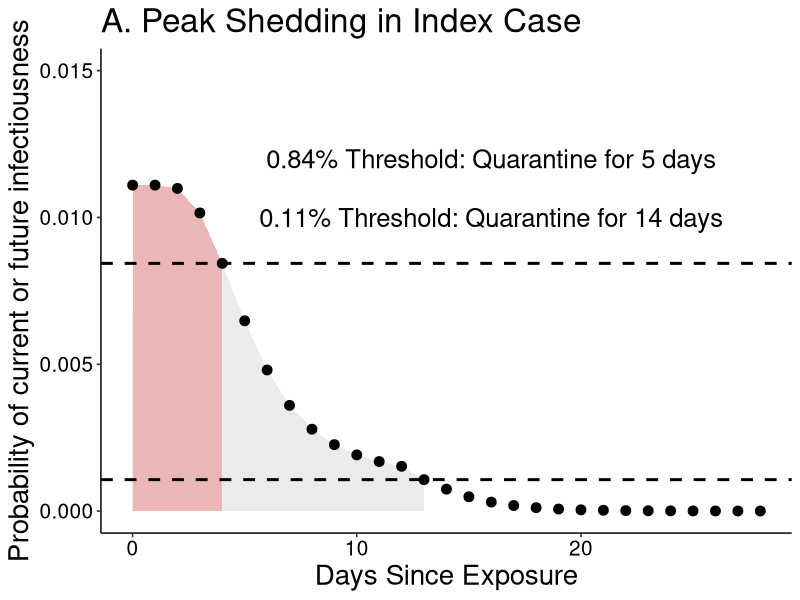
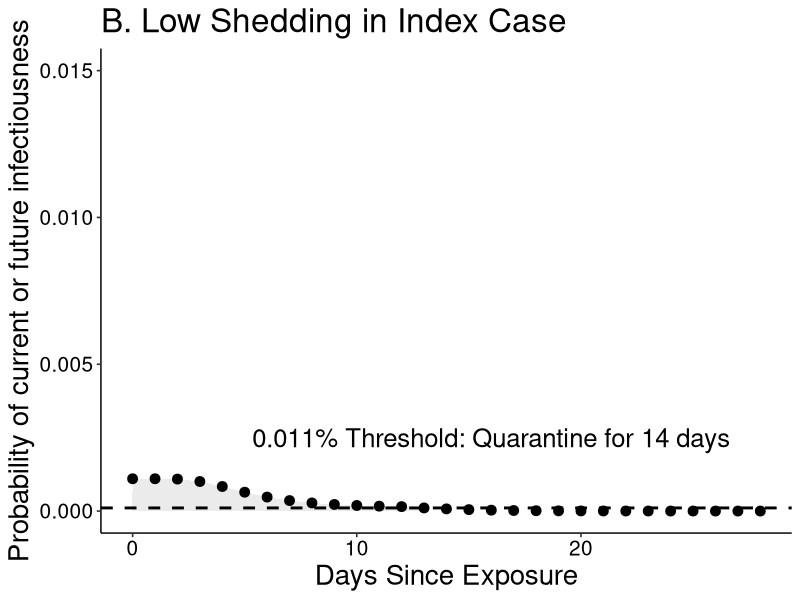
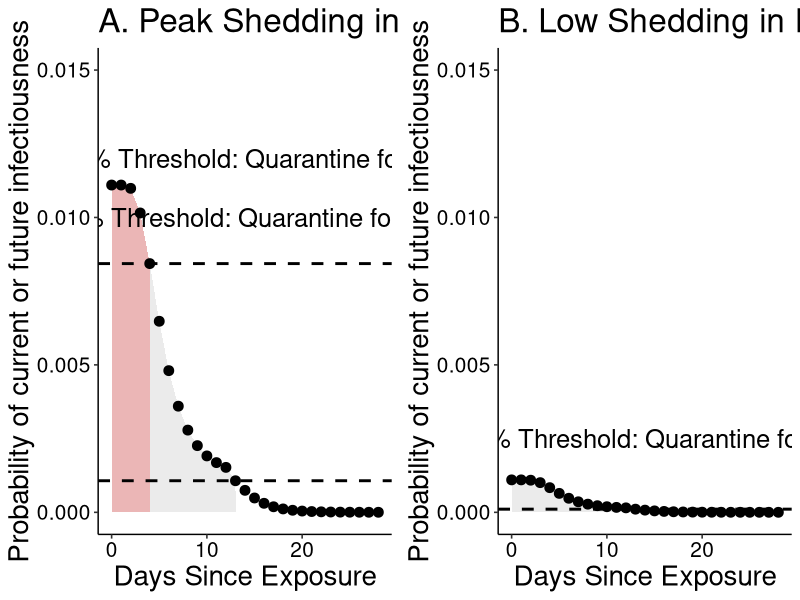
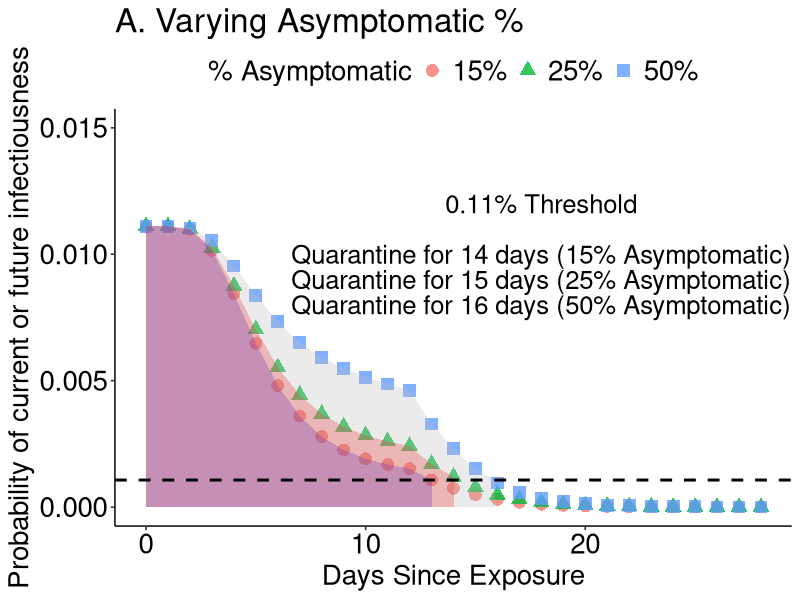
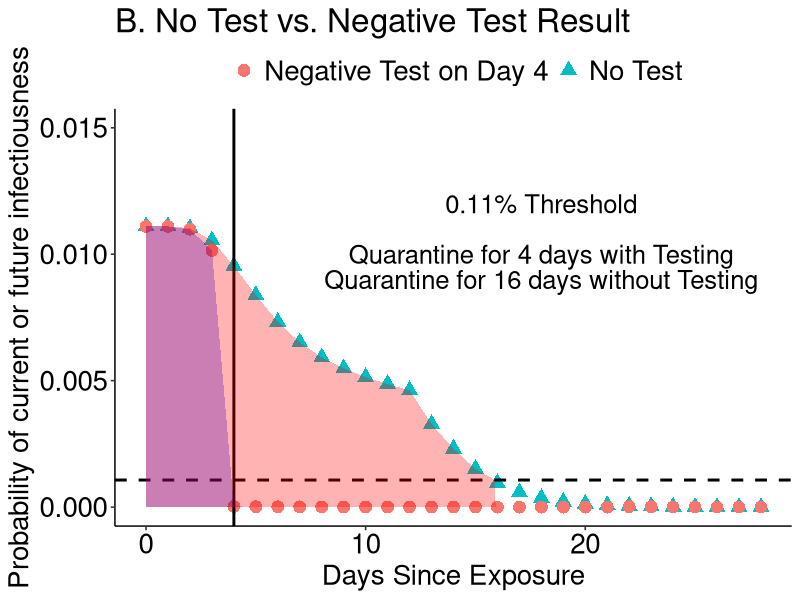
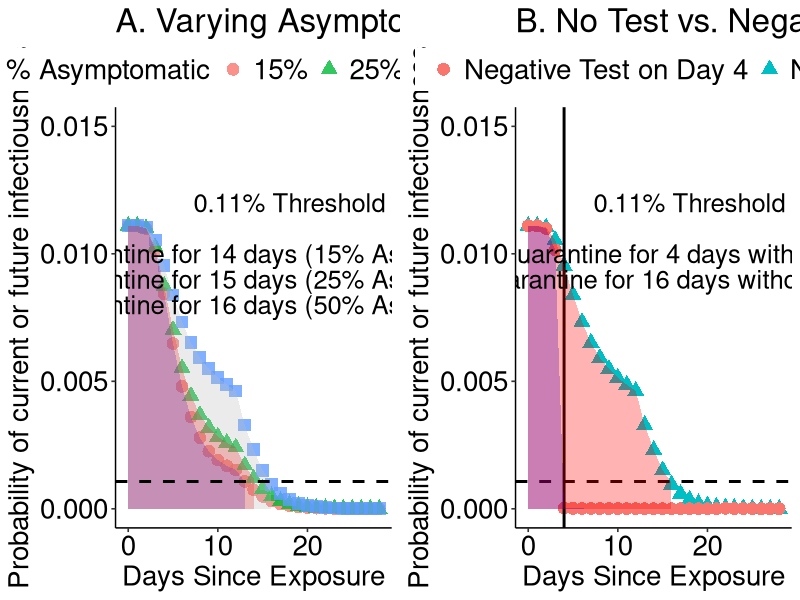

Here is the R script that generated these plots, in order:
#peak shedding in index case

#read in data from logic tables where 1st column
#is the discount on risk of getting sick under ideal testing to find
#asymptomatics as soon as they start shedding and column 2 is the
#probability that asymptomatics have finished shedding (from exposure, shedding
#starts 3 days pre what would be symptom onset)

risk.discount<-read.csv('risk_discount_data.csv')

figure2<-read.csv('figure2_data.csv')


#initial risk

#highest risk individual 15 min close contact
high<-0.0111

#lowest risk individual, 15 min close contact
low<-0.0011

risk.start<-c(high,low)

#fraction expected to be asymptomatic
fraction.asymptomatic<-c(0.15,0.25,0.50)

for (j in 1:length(risk.start)){
  
  for (i in 1:length(fraction.asymptomatic)){
    
    combined.discount<-1-(1-fraction.asymptomatic[i])*(1-risk.discount$discount)-fraction.asymptomatic[i]*risk.discount$asymp
    
    risks<-risk.start[j]*combined.discount
    days<-1:length(risks)
    
    if (i==1 & j==1){
      frame<-data.frame(risks=risks,days=days,risk.start=risk.start[j],fraction.asymptomatic=fraction.asymptomatic[i])
    }else{
      frametemp<-data.frame(risks=risks,days=days,risk.start=risk.start[j],fraction.asymptomatic=fraction.asymptomatic[i])
      frame<-rbind(frame,frametemp)
    }
  }
}

frame$days<-frame$days-1

require(ggplot2)
require(ggpubr)

subframe<-frame[frame$fraction.asymptomatic==0.15,]
subframe$quarantine1<-rep(NA,length(subframe$risks))
subframe$quarantine1<-subframe$risks<=0.01
subframe$quarantine2<-rep(NA,length(subframe$risks))
subframe$quarantine2<-subframe$risks<=0.03

#------------------------------------- figure 1 ------------------------------------------------------------

subframe1<-subframe[subframe$risk.start==high & subframe$days<=4,]
#tempframe<-data.frame(risks=0.001,days=6.85,risk.start=high,fraction.asymptomatic=0.15,quarantine1=FALSE,quarantine2=FALSE)
#subframe1<-rbind(subframe1,tempframe)
subframe3<-subframe[subframe$risk.start==high & subframe$days<=13,]
A<-ggplot(subframe[subframe$risk.start==high,],aes(x=days,y=risks))+
  geom_area(data=subframe1,aes(x = ifelse(days<=4 , days, 0)),fill="red",alpha=0.3)+
  geom_area(data=subframe3,aes(x = ifelse(days<=13 , days, 0)),fill="grey",alpha=0.3)+
  geom_point(size=3)+
  geom_hline(yintercept=8.435669e-03,linetype="dashed",size=1)+
  geom_hline(yintercept=1.070351e-03,linetype="dashed",size=1)+
  scale_colour_discrete(name="Scenario",labels=c("Peak Shedding in Index Case","Low Shedding in Index Case"))+
  scale_x_continuous(name="Days Since Exposure")+
  scale_y_continuous(name="Probability of current or future infectiousness",limits = c(0, 0.015))+
  annotate("text",x=16,y=0.012,label="0.84% Threshold: Quarantine for 5 days",size=6.5)+
  annotate("text",x=16,y=0.010,label="0.11% Threshold: Quarantine for 14 days",size=6.5)+
  theme_pubr()+theme(axis.title.x = element_text(size=20),axis.title.y = element_text(size=20),title = element_text(size=20),
                     axis.text=element_text(size=15))+
  ggtitle("A. Peak Shedding in Index Case")
A

subframe5<-subframe[subframe$risk.start==low & subframe$days<=13,]
B<-ggplot(subframe[subframe$risk.start==low,],aes(x=days,y=risks))+
  geom_area(data=subframe5,aes(x = ifelse(days<=13 , days, 0)),fill="grey",alpha=0.3)+
  geom_point(size=3)+
  geom_hline(yintercept=1.060709e-04,linetype="dashed",size=1)+
  scale_colour_discrete(name="Scenario",labels=c("Peak Shedding in Index Case","Low Shedding in Index Case"))+
  scale_x_continuous(name="Days Since Exposure")+
  scale_y_continuous(name="Probability of current or future infectiousness",limits = c(0, 0.015))+
  annotate("text",x=16,y=0.0025,label="0.011% Threshold: Quarantine for 14 days",size=6.5)+
  theme_pubr()+theme(axis.title.x = element_text(size=20),axis.title.y = element_text(size=20),title=element_text(size=20),
                     axis.text=element_text(size=15))+
  ggtitle("B. Low Shedding in Index Case")
B
windows()
ggarrange(A,B)



#------------------------------------ figure 2 -------------------------------------------------------------

subframe6<-frame[frame$risk.start==high & frame$days<=14 & frame$fraction.asymptomatic==0.25,]

subframe7<-frame[frame$risk.start==high & frame$days<=15 & frame$fraction.asymptomatic==0.5,]
subframe7temp<-data.frame(risks=1.070351e-03,days=15.9,risk.start=0.0111,fraction.asymptomatic=0.5)
subframe7<-rbind(subframe7,subframe7temp)


A.2<-ggplot(frame[frame$risk.start==high,],aes(x=days,y=risks))+
  geom_point(aes(shape=as.character(fraction.asymptomatic),colour=as.character(fraction.asymptomatic)),size=4,alpha=0.8)+
  geom_area(data=subframe3,aes(x = ifelse(days<=13 , days, 0)),fill="blue",alpha=0.3)+
  geom_area(data=subframe6,aes(x = ifelse(days<=14 , days, 0)),fill="red",alpha=0.3)+
  geom_area(data=subframe7,aes(x = ifelse(days<=15.9 , days, 0)),fill="grey",alpha=0.3)+
  scale_shape_discrete(name="% Asymptomatic",labels=c("15%", "25%", "50%"))+
  scale_colour_discrete(name="% Asymptomatic",labels=c("15%", "25%", "50%"))+
  scale_x_continuous(name="Days Since Exposure")+
  scale_y_continuous(name="Probability of current or future infectiousness",limits = c(0, 0.015))+
  geom_hline(yintercept=1.070351e-03,linetype="dashed",size=1)+
  annotate("text",x=18,y=0.012,label="0.11% Threshold",size=6.5)+
  annotate("text",x=18,y=0.010,label="Quarantine for 14 days (15% Asymptomatic)",size=6.5)+
  annotate("text",x=18,y=0.009,label="Quarantine for 15 days (25% Asymptomatic)",size=6.5)+
  annotate("text",x=18,y=0.008,label="Quarantine for 16 days (50% Asymptomatic)",size=6.5)+
  theme_pubr()+theme(axis.title.x = element_text(size=20),axis.title.y = element_text(size=20),
                     legend.text = element_text(size=20), legend.title=element_text(size=20),
                     axis.text=element_text(size=20),title=element_text(size=20))+
  ggtitle("A. Varying Asymptomatic %")

windows()
A.2

#negative test scenario
days<-c(frame$days[frame$risk.start==high & frame$fraction.asymptomatic==0.5],figure2$Days)
risks<-c(frame$risks[frame$risk.start==high & frame$fraction.asymptomatic==0.5],figure2$Risktest)
type<-c(rep("No test",length(frame$days[frame$risk.start==high & frame$fraction.asymptomatic==0.5])),
        rep("Negative Test Result",length(figure2$Days)))
frame2<-data.frame(days=days,risks=risks,type=type)


subframe8<-frame2[frame2$type=="Negative Test Result" & frame2$days<=9,]

windows()
B.2<-ggplot(data=frame2)+geom_point(aes(x=days,y=risks,group=type,colour=type,shape=type),size=4)+
    geom_hline(yintercept=1.070351e-03,linetype="dashed",size=1)+
    geom_vline(xintercept=4,linetype="solid",size=1)+
    geom_area(data=subframe8,aes(x = ifelse(days<=9 , days, 0),y=risks),fill="blue",alpha=0.3)+
    geom_area(data=subframe7,aes(x = ifelse(days<=15.9 , days, 0),y=risks),fill="red",alpha=0.3)+
    theme_pubr()+theme(axis.title.x = element_text(size=20),axis.title.y = element_text(size=20),
                   legend.text = element_text(size=20), legend.title=element_text(size=20),
                   axis.text=element_text(size=20),title=element_text(size=20))+
    annotate("text",x=18,y=0.012,label="0.11% Threshold",size=6.5)+
    annotate("text",x=18,y=0.010,label="Quarantine for 4 days with Testing",size=6.5)+
    annotate("text",x=18,y=0.009,label="Quarantine for 16 days without Testing",size=6.5)+
    scale_colour_discrete(name="",labels=c("Negative Test on Day 4","No Test"))+
    scale_shape_discrete(name="",labels=c("Negative Test on Day 4","No Test"))+
    scale_x_continuous(name="Days Since Exposure")+
    scale_y_continuous(name="Probability of current or future infectiousness",limits = c(0, 0.015))+
    ggtitle("B. No Test vs. Negative Test Result")


windows()
B.2

windows()
ggarrange(A.2,B.2)
